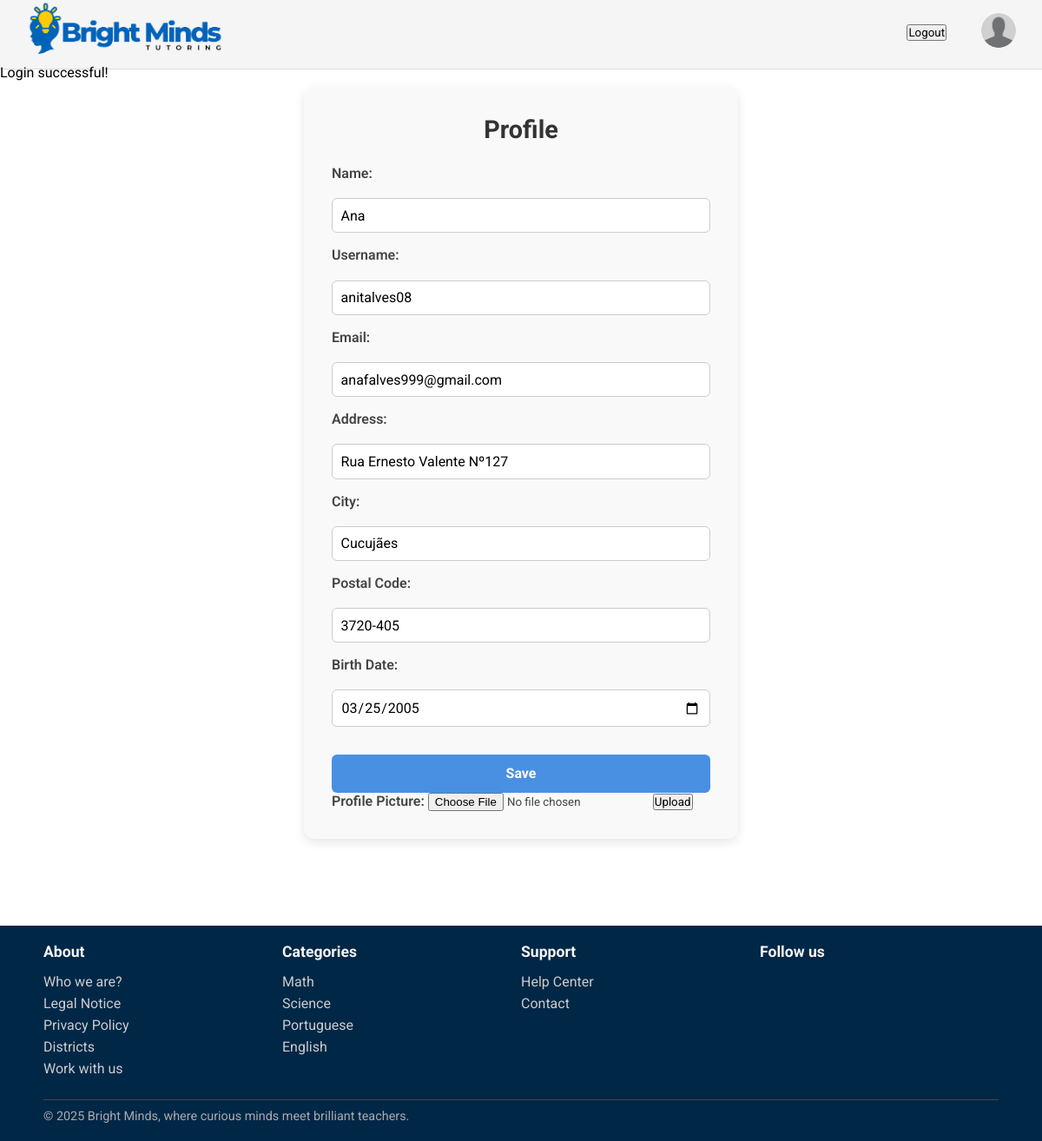
Page /pages/profile.php (signed in) on the committed database.
### tables this page shows
CREATE TABLE User (
    user_id INTEGER PRIMARY KEY,
    username TEXT UNIQUE NOT NULL,
    name TEXT NOT NULL,
    birth_date DATE,
    email TEXT UNIQUE NOT NULL,
    password TEXT NOT NULL,
    usertype TEXT CHECK(usertype IN ('estudante', 'explicador', 'admin')) NOT NULL,
    address TEXT,
    postal_code TEXT,
    city TEXT,
    registration_date DATE NOT NULL
);

CREATE TABLE Category(
    category_name TEXT PRIMARY KEY
);

### pages/profile.php (called while the page is built)
<?php
    require_once(__DIR__. '/../templates/common.tpl.php');
    require_once(__DIR__. '/../templates/user.tpl.php');
    require_once(__DIR__.'/../database/connection.db.php');
    require_once(__DIR__.'/../database/categories.php');
    $session = new Session();
    $db = getDatabaseConnection();
    $categories  = getAllCategories($db);
    $user = User::getUserbyId($db,intval($session->getId()));
    drawHeader($session);
    drawEditProfile($user);
    drawFooter($categories);
?>

### utils/session.php (called while the page is built, shortened)
<?php
  class Session {
    private array $messages;
    public function __construct() {
      $this->messages = isset($_SESSION['messages']) ? $_SESSION['messages'] : array();
    }
    public function isLoggedIn() : bool {
      return isset($_SESSION['id']);
    }
    public function getId() : ?int {
      return isset($_SESSION['id']) ? $_SESSION['id'] : null;
    }
    public function getMessages() {
      return $this->messages;
    }
  }
?>

### database/user.class.php (called while the page is built, shortened)
<?php
  class User {
    public function __construct(int $id, string $username, string $name, string $email, string $password, string $user_type, string $registration_date, ?string $birth_date, ?string $address, ?string $postal_code, ?string $city) {
      $this->username = $username;
      $this->name= $name;
      $this->email = $email;
      $this->birth_date= $birth_date;
      $this->address = $address;
      $this->postal_code = $postal_code;
      $this->city=$city;
    }
    static function getUserbyId(PDO $db, int $id) : User {
      $stmt = $db->prepare('SELECT * FROM User WHERE user_id = ?');
      $stmt->execute(array($id));
      $user = $stmt->fetch();
      return new User(
          intval($user['user_id']),
          $user['username'],
          $user['name'],
          $user['email'],
          $user['password'],
          $user['usertype'],
          $user['registration_date'],
          $user['birth_date'],
          $user['address'],
          $user['postal_code'],
          $user['city']
        );
    }
  }
?>

### database/categories.php (called while the page is built)
<?php
  function getAllCategories($db) {
    $stmt = $db->prepare('SELECT category_name
                          FROM Category');
    $stmt->execute();
    return $stmt->fetchAll();
  }
?>

### templates/user.tpl.php (the view, shortened to what this page needs)
<?php
    require_once(__DIR__. '/../utils/session.php');
    require_once(__DIR__.'/../database/user.class.php');
?>
<?php function drawEditProfile(User $user){ ?>
  <section id="editProfile">
    <h2>Profile</h2>
    <form action="../actions/action_edit_profile.php" method="post" class="profile">
        <label for="name">Name:</label>
        <input id="name" type="text" name="name" value="<?=htmlspecialchars($user->name)?>">
        <label for="username">Username:</label>
        <input id="username" type="text" name="username" value="<?=htmlspecialchars($user->username)?>">
        <label for="email">Email:</label>
        <input id="email" type="text" name="email" value="<?=htmlspecialchars($user->email)?>">
        <label for="address">Address:</label>
        <input id="address" type="text" name="address" value="<?=htmlspecialchars($user->address)?>">
        <label for="city">City:</label>
        <input id="city" type="text" name="city" value="<?=htmlspecialchars($user->city)?>">
        <label for="postal_code">Postal Code:</label>
        <input id="postal_code" type="text" name="postal_code" value="<?=htmlspecialchars($user->postal_code)?>">
        <label for="birth_date">Birth Date:</label>
        <input id="birth_date" type="date" name="birth_date" value="<?=htmlspecialchars($user->birth_date)?>">
        <button type="submit">Save</button>
    </form>
    <form action="../actions/uploadProfileImage.action.php" method="post" enctype="multipart/form-data">
        <label>Profile Picture: <input type="file" name="image"></label>
        <input type="submit" value="Upload">
    </form>
  </section>
<?php } ?>

### templates/common.tpl.php (shortened to what this page needs)
<?php
    require_once(__DIR__. '/../utils/session.php');
    require_once(__DIR__.'/../database/user.class.php');
?>
<?php function drawHeader(Session $session){ ?>
    <!DOCTYPE html>
    <html>
        <head>
            <link rel="stylesheet" href="../css/style.css">
            <link rel="stylesheet" href="../css/profile.css">
        </head>
        <body>
            <header>
                <nav>
                    <a href="../pages/index.php"><img id="logo" src="../docs/BrightMinds_logo.png" alt="BrightMinds Logo"></a>
                    <?php
                        if($session->isLoggedIn()) drawUserNav($session);
                        else drawVisitorNav();
                    ?>
                </nav>
                <section id="messages">
                    <?php foreach ($session->getMessages() as $messsage) { ?>
                        <article class="<?=$messsage['type']?>">
                            <?=$messsage['text']?>
                        </article>
                    <?php } ?>
                </section>
            </header>
            <main>
<?php } ?>
<?php function drawUserNav(Session $session) { ?>
    <div class="nav-right">
        <form action="../actions/action_logout.php" method="post">
            <button type="submit" class="logout-btn">Logout</button>
        </form>
        <a href="../pages/profile.php" ><img src="../docs/default_profile_image.png" alt="profile image" id="profile"></a>
    </div>
<?php } ?>
<?php function drawFooter(array $categories){ ?>
            </main>
            <footer>
                <div class="footer-content">
                    <section class="footer-column">
                        <h3>About</h3>
                        <ul>
                            <li><a href="">Who we are?</a></li>
                            <li><a href="">Legal Notice</a></li>
                            <li><a href="">Privacy Policy</a></li>
                            <li><a href="">Districts</a></li>
                            <li><a href="">Work with us</a></li>
                        </ul>
                    </section>
                    <section class="footer-column">
                        <h3>Categories</h3>
                        <ul>
                            <?php foreach($categories as $category){ ?>
                                <li>
                                    <a href=""><?=$category['category_name']?>
                                    </a>
                                </li>
                            <?php } ?>
                        </ul>
                    </section>
                    <section class="footer-column">
                        <h3>Support</h3>
                        <ul>
                            <li><a href="#">Help Center</a></li>
                            <li><a href="#">Contact</a></li>
                        </ul>
                    </section>
                    <section class="footer-column">
                        <h3>Follow us</h3>
                    </section>
                    <div class="footer-bottom">
                        <hr>
                        <p>© 2025 Bright Minds, where curious minds meet brilliant teachers.</p>
                    </div>
                </div>
            </footer>
        </body>
    </html>
<?php } ?>

### css/style.css (style rules this page uses)
* { font-family: "Roboto"; margin:0; padding:0; box-sizing: border-box; }
header { font-family: "Roboto"; font-style: normal; background-color:whitesmoke; border-bottom: 1px solid #ddd; height: 80px; width: 100%; position: fixed; top:0; left:0; }
nav { display: flex; align-items: center; justify-content: space-between; padding: 0px 30px; }
#logo { height:70px; width: auto; }
a { text-decoration:none; }
.nav-links li a, .nav-right a { color: #333; font-weight: 600; font-size: 16px; }
.nav-right { display: flex; align-items: center; gap: 20px; }
#profile { width: 40px; height: 40px; border-radius: 50%; }
footer { font-family: "Roboto", sans-serif; background-color: #012747; color: #fff; padding: 20px 50px; }
.footer-content { display:grid; grid-template-columns: repeat(4, 1fr); grid-template-rows: auto auto; row-gap: 20px; }
.footer-bottom { grid-column: 1 / -1; }
.footer-column h3 { font-size: 1.1rem; margin-bottom: 15px; color: #f5f5f5; }
.footer-column ul { list-style: none; }
.footer-column ul li { margin-bottom: 6px; }
.footer-column ul li a { text-decoration: none; color: #ccc; }
.footer-bottom { text-align: start; font-size: 0.9rem; color: #aaa; }
.footer-bottom hr { border: none; border-top: 1px solid #444; margin-bottom: 10px; }

### css/profile.css (style rules this page uses)
* { font-family: "Roboto"; margin:0; padding:0; box-sizing: border-box; }
#editProfile { font-family: 'Roboto', sans-serif; margin: 100px auto; max-width: 500px; padding: 2rem; background-color: #f9f9f9; border-radius: 12px; box-shadow: 0 4px 12px rgba(0, 0, 0, 0.1); }
#editProfile h2 { text-align: center; margin-bottom: 1.5rem; font-size: 1.8rem; color: #333; }
#editProfile form.profile { display: flex; flex-direction: column; gap: 1rem; }
#editProfile label { font-weight: 600; color: #444; margin-bottom: 0.2rem; }
#editProfile input[type="text"], #editProfile input[type="date"] { padding: 0.6rem; border: 1px solid #ccc; border-radius: 6px; font-size: 1rem; transition: border-color 0.3s ease; }
#editProfile button[type="submit"] { margin-top: 1rem; padding: 0.8rem; background-color: #4a90e2; color: white; border: none; border-radius: 6px; font-size: 1rem; font-weight: bold; cursor: pointer; transition: background-color 0.3s ease; }

### rows in the picture
user: name "Ana", username "anitalves08", email "anafalves999@gmail.com", address "Rua Ernesto Valente Nº127", city "Cucujães", postal_code "3720-405", birth_date "03/25/2005"
category: category_name "Math"
category: category_name "Science"
category: category_name "Portuguese"
category: category_name "English"

### other values in the picture
$messsage['text'] "Login successful!"
